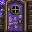

Below is a game level as drawn by its tile map, then a one-line description and the .tmx file that defines it, in full:
An orthogonal 2x2 tile map with 16x16 px tiles, 6 tile layers (Back, Back2, Back3, Back5, ...) and 2 objects (2x TileData).

<map version="1.10" tiledversion="2026.02.12" orientation="orthogonal" renderorder="right-down" width="2" height="2" tilewidth="16" tileheight="16" infinite="0" nextlayerid="9" nextobjectid="3">
 <tileset firstgid="1" name="spring_MushroomMeadow" tilewidth="16" tileheight="16" tilecount="434" columns="14">
  <image source="spring_MushroomMeadow.png" width="239" height="500" />
  <tile id="0">
   <properties>
    <property name="Type" value="Grass" />
   </properties>
  </tile>
  <tile id="1">
   <properties>
    <property name="Type" value="Grass" />
   </properties>
  </tile>
  <tile id="2">
   <properties>
    <property name="Type" value="Grass" />
   </properties>
  </tile>
  <tile id="3">
   <properties>
    <property name="Type" value="Grass" />
   </properties>
  </tile>
  <tile id="4">
   <properties>
    <property name="Type" value="Grass" />
   </properties>
  </tile>
  <tile id="8">
   <properties>
    <property name="Type" value="Grass" />
   </properties>
  </tile>
  <tile id="9">
   <properties>
    <property name="Type" value="Grass" />
   </properties>
  </tile>
  <tile id="14">
   <properties>
    <property name="Type" value="Grass" />
   </properties>
  </tile>
  <tile id="15">
   <properties>
    <property name="Type" value="Grass" />
   </properties>
  </tile>
  <tile id="16">
   <properties>
    <property name="Type" value="Grass" />
   </properties>
  </tile>
  <tile id="17">
   <properties>
    <property name="Type" value="Grass" />
   </properties>
  </tile>
  <tile id="18">
   <properties>
    <property name="Type" value="Grass" />
   </properties>
  </tile>
  <tile id="20">
   <properties>
    <property name="Type" value="Grass" />
   </properties>
  </tile>
  <tile id="21">
   <properties>
    <property name="Type" value="Grass" />
   </properties>
  </tile>
  <tile id="22">
   <properties>
    <property name="Type" value="Grass" />
   </properties>
  </tile>
  <tile id="23">
   <properties>
    <property name="Type" value="Grass" />
   </properties>
  </tile>
  <tile id="24">
   <properties>
    <property name="Type" value="Grass" />
   </properties>
  </tile>
  <tile id="28">
   <properties>
    <property name="Type" value="Grass" />
   </properties>
  </tile>
  <tile id="29">
   <properties>
    <property name="Type" value="Grass" />
   </properties>
  </tile>
  <tile id="31">
   <properties>
    <property name="Type" value="Grass" />
   </properties>
  </tile>
  <tile id="32">
   <properties>
    <property name="Type" value="Grass" />
   </properties>
  </tile>
  <tile id="34">
   <properties>
    <property name="Type" value="Grass" />
   </properties>
  </tile>
  <tile id="35">
   <properties>
    <property name="Type" value="Grass" />
   </properties>
  </tile>
  <tile id="36">
   <properties>
    <property name="Type" value="Grass" />
   </properties>
  </tile>
  <tile id="37">
   <properties>
    <property name="Type" value="Grass" />
   </properties>
  </tile>
  <tile id="38">
   <properties>
    <property name="Type" value="Grass" />
   </properties>
  </tile>
  <tile id="42">
   <properties>
    <property name="Type" value="Grass" />
   </properties>
  </tile>
  <tile id="43">
   <properties>
    <property name="Type" value="Grass" />
   </properties>
  </tile>
  <tile id="44">
   <properties>
    <property name="Type" value="Grass" />
   </properties>
  </tile>
  <tile id="45">
   <properties>
    <property name="Type" value="Grass" />
   </properties>
  </tile>
  <tile id="46">
   <properties>
    <property name="Type" value="Grass" />
   </properties>
  </tile>
  <tile id="48">
   <properties>
    <property name="Type" value="Grass" />
   </properties>
  </tile>
  <tile id="49">
   <properties>
    <property name="Type" value="Grass" />
   </properties>
  </tile>
  <tile id="50">
   <properties>
    <property name="Type" value="Grass" />
   </properties>
  </tile>
  <tile id="51">
   <properties>
    <property name="Type" value="Grass" />
   </properties>
  </tile>
  <tile id="52">
   <properties>
    <property name="Type" value="Grass" />
   </properties>
  </tile>
  <tile id="56">
   <properties>
    <property name="Type" value="Grass" />
   </properties>
  </tile>
  <tile id="57">
   <properties>
    <property name="Type" value="Grass" />
   </properties>
  </tile>
  <tile id="58">
   <properties>
    <property name="Type" value="Grass" />
   </properties>
  </tile>
  <tile id="59">
   <properties>
    <property name="Type" value="Grass" />
   </properties>
  </tile>
  <tile id="60">
   <properties>
    <property name="Type" value="Grass" />
   </properties>
  </tile>
  <tile id="62">
   <properties>
    <property name="Type" value="Grass" />
   </properties>
  </tile>
  <tile id="70">
   <properties>
    <property name="Diggable" value="T" />
    <property name="Type" value="Dirt" />
   </properties>
  </tile>
  <tile id="71">
   <properties>
    <property name="Diggable" value="T" />
    <property name="Type" value="Dirt" />
   </properties>
  </tile>
 </tileset>
 <layer id="2" name="Back" width="2" height="2">
  <data encoding="csv">
71,0,
0,0
</data>
 </layer>
 <layer id="3" name="Back2" width="2" height="2">
  <data encoding="csv">
0,0,
0,0
</data>
 </layer>
 <layer id="4" name="Back3" width="2" height="2">
  <data encoding="csv">
0,0,
0,0
</data>
 </layer>
 <layer id="5" name="Back5" width="2" height="2">
  <data encoding="csv">
0,0,
0,0
</data>
 </layer>
 <layer id="6" name="Buildings" width="2" height="2">
  <data encoding="csv">
412,413,
426,427
</data>
 </layer>
 <layer id="7" name="Front" width="2" height="2">
  <data encoding="csv">
0,0,
0,0
</data>
 </layer>
 <objectgroup id="8" name="Buildings">
  <object id="1" name="TileData" x="0" y="16" width="16" height="16">
   <properties>
    <property name="Action" value="LockedDoorWarp 10 19 void.MM_old_shed_1 600 2600" />
   </properties>
  </object>
  <object id="2" name="TileData" x="16" y="16" width="16" height="16">
   <properties>
    <property name="Action" value="LockedDoorWarp 10 19 void.MM_old_shed_1 600 2600" />
   </properties>
  </object>
 </objectgroup>
</map>
